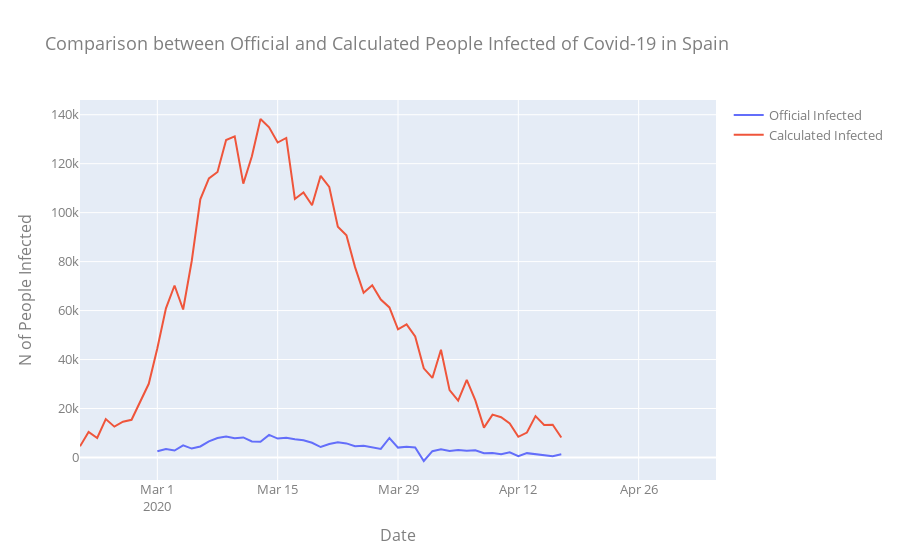

This figure's notebook cell:
### Code cell
# Create traces
fig = go.Figure()
fig.add_trace(go.Scatter(x=official_to_print["date"], y=official_to_print["official_infected"],
                    mode='lines', 
                    name='Official Infected'))
fig.add_trace(go.Scatter(x=mortality_to_print["date"], y=mortality_to_print["real_contagious"],
                    mode='lines',
                    name='Calculated Infected'))

fig.update_layout(
    title="Comparison between Official and Calculated People Infected of Covid-19 in Spain",
    xaxis_title="Date",
    yaxis_title="N of People Infected",
    font=dict(
        #family="Courier New, monospace",
        size=13,
        color="#7f7f7f"
    )
)


fig.show()
